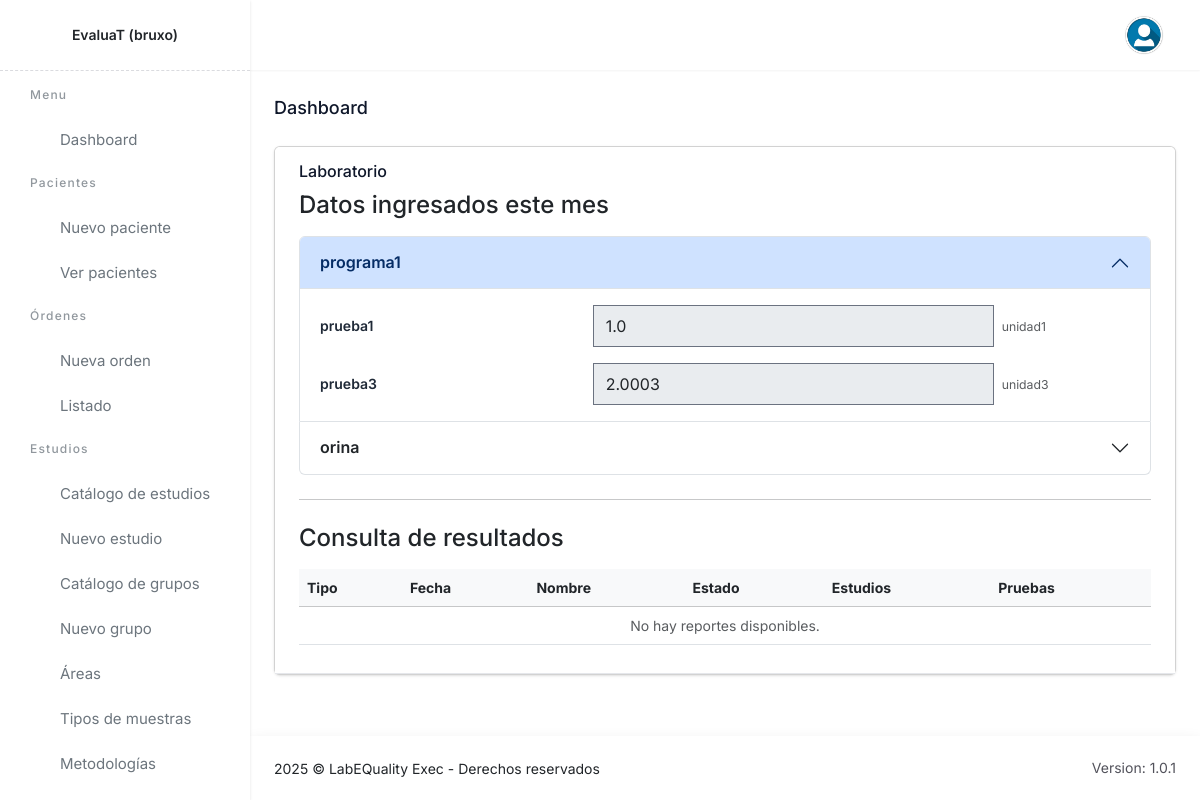
Page /lab/ (signed in) on the committed database.
### lab/models.py (models this page shows, shortened)
class Programa(models.Model):
    nombre = models.CharField(max_length=255)
    descripcion = models.TextField(blank=True, null=True)

class Prueba(models.Model):
    programa_id = models.ForeignKey(Programa, on_delete=models.PROTECT, related_name='pruebas')
    nombre = models.CharField(max_length=255)
    instrumento_seleccionado_id = models.ForeignKey(Instrumento, on_delete=models.PROTECT, related_name='pruebas_instrumento_seleccionado_id', null=True, blank=True)
    metodo_analitico_seleccionado_id = models.ForeignKey(MetodoAnalitico, on_delete=models.PROTECT, related_name='pruebas_metodo_analitico_seleccionado_id', null=True, blank=True)
    reactivo_seleccionado_id = models.ForeignKey(Reactivo, on_delete=models.PROTECT, related_name='pruebas_reactivo_seleccionado_id', null=True, blank=True)
    unidad_de_medida_seleccionado_id = models.ForeignKey(UnidadDeMedida, on_delete=models.PROTECT, related_name='pruebas_unidad_de_medida_seleccionado_id', null=True, blank=True)

class Dato(models.Model):
    laboratorio_id = models.ForeignKey(Laboratorio, on_delete=models.PROTECT, related_name='datos')
    prueba_id = models.ForeignKey(Prueba, on_delete=models.PROTECT, related_name='datos')
    valor = models.FloatField()
    fecha = models.DateTimeField(auto_now_add=True)
    mes = models.DateField(default=first_day_of_current_month)  # primer día del mes actual
    class Meta:
        constraints = [
            models.UniqueConstraint(
                fields=['laboratorio_id', 'prueba_id', 'mes'],
                name='uq_dato_lab_prueba_mes'
            )
        ]

class UnidadDeMedida(models.Model):
    nombre = models.CharField(max_length=255)
    descripcion = models.TextField(blank=True, null=True)
    class Meta:
        verbose_name_plural = "UnidadDeMedida"

### lab/views.py (the view, shortened to what this page needs)
# urls.py: path("lab/", views.LabMainView.as_view(), name='labmainview'),
class LabMainView(LoginRequiredMixin, View):
    template_name = 'labmain.html'
    login_url = reverse_lazy('lab:homepage')
    template_name = 'labmain.html'
    login_url = reverse_lazy('lab:homepage')
    def get(self, request):
        lab_id = request.session.get("laboratorio_seleccionado")
        lab = Laboratorio.objects.filter(id=lab_id).first() if lab_id else None
        if not lab:
            messages.error(request, "No hay laboratorio asociado a tu usuario.")
            return redirect('lab:homepage')
        avanzar_estado_si_corresponde(lab, persistir=True)
        ctx = {'lab': lab, 'today': timezone.localdate()}
        cfgs = (LaboratorioPruebaConfig.objects
                .filter(laboratorio_id=lab)
                .select_related("prueba_id", "unidad_de_medida_id"))
        unidades_por_prueba = {
            c.prueba_id_id: (c.unidad_de_medida_id.nombre if c.unidad_de_medida_id else "")
            for c in cfgs
        }
        pruebas_cfg_ids = list(unidades_por_prueba.keys())
        pls = ProgramaLaboratorio.objects.filter(laboratorio_id=lab).select_related("programa_id")
        programas = []
        for pl in pls:
            pruebas = (Prueba.objects
                       .filter(programa_id=pl.programa_id, id__in=pruebas_cfg_ids)
                       .order_by("nombre"))
            if pruebas.exists():
                filas = [{"prueba": p, "unidad": unidades_por_prueba.get(p.id, "")} for p in pruebas]
                programas.append({"programa": pl.programa_id, "filas": filas})
        pruebas_flat = Prueba.objects.filter(id__in=pruebas_cfg_ids).order_by("nombre")
        mes_vigente = timezone.localdate().replace(day=1)
        datos_list = Dato.objects.filter(laboratorio_id=lab.id, mes=mes_vigente)
        datos_por_prueba = {d.prueba_id_id: d for d in datos_list}
        pruebas_flat = Prueba.objects.filter(id__in=pruebas_cfg_ids).order_by("programa_id__nombre", "nombre")
        mes_vigente = timezone.localdate().replace(day=1)
        datos_list = Dato.objects.filter(laboratorio_id=lab.id, mes=mes_vigente)
        datos_por_prueba = {d.prueba_id_id: d for d in datos_list}
        grupos = []
        for pl in pls:
            pruebas = (Prueba.objects
                    .filter(programa_id=pl.programa_id, id__in=pruebas_cfg_ids)
                    .order_by("nombre"))
            if not pruebas.exists():
                continue
            filas = []
            for p in pruebas:
                unidad = unidades_por_prueba.get(p.id, "") or (p.unidad_de_medida_seleccionado_id.nombre if getattr(p, "unidad_de_medida_seleccionado_id", None) else "")
                filas.append({"prueba": p, "unidad": unidad})
            grupos.append({"programa": pl.programa_id, "filas": filas})
        ctx.update({
            "programas": grupos,           # grupos colapsables
            "pruebas": pruebas_flat,       # lista plana usada por JS si se requiere
            "datos_por_prueba": datos_por_prueba,
            "mes_vigente": mes_vigente,
        })
        return render(request, self.template_name, ctx)

### lab/templatetags/custom_tags.py (called while the page is built)
@register.filter
def get_item(dictionary, key):
    return dictionary.get(key)

### lab/views.py (called while the page is built, shortened)
def avanzar_estado_si_corresponde(lab, *, persistir: bool = True):
    from django.utils import timezone
    hoy = timezone.localdate()
    if lab.estado == 3:
        return lab

### lab/templates/labmain.html
{% extends "base.html" %} {% load static %} {% block content %}
<h4 class="text-slate-900 dark:text-slate-200 text-lg font-medium mb-6">Dashboard</h4>
<div class="grid sm:grid-cols-1 gap-6">
  <div class="card">
    <div class="card-header">
      <h6 class="card-title">Laboratorio</h6>
      {% if lab.estado == 3 %}
        {% include "partials/_data_review.html" %}
      {% elif lab.estado == 2 %}
        {% include "partials/_data_entry.html" %}
      {% else %}
        {% include "accept_configurations.html" %}
      {% endif %}
    </div>
  </div>
</div>
{% endblock %} {% block customscripts %} {% endblock %}

### lab/templates/sidebar.html (shortened to what this page needs)
{% load static %}
<div class="app-menu">
    <a href="{% url 'lab:labmainview' %}" class="logo-box">
        <h2>EvaluaT ({{user}})</h2>
    </a>
    <div class="srcollbar" data-simplebar>
        <ul class="menu" data-fc-type="accordion">
            <li class="menu-title">Menu</li>
            <li class="menu-item">
                <a href="{% url 'lab:labmainview' %}" class="menu-link">
                    <span class="menu-icon"><i class="mgc_home_3_line"></i></span>
                    <span class="menu-text"> Dashboard </span>
                </a>
            </li>
            <li class="menu-title">Pacientes</li>
            {% if user.is_staff %}
            <li class="menu-item">
                <a href="#." class="menu-link">
                    <span class="menu-icon"><i class="mgc_user_2_line"></i></span>
                    <span class="menu-text"> Nuevo paciente </span>
                </a>
            </li>
            {% endif %}
            <li class="menu-item">
                <a href="#." class="menu-link">
                    <span class="menu-icon"><i class="mgc_group_line"></i></span>
                    <span class="menu-text"> Ver pacientes </span>
                </a>
            </li>
            <li class="menu-title">Órdenes</li>
            {% if user.is_staff %}
            <li class="menu-item">
                <a href="#." class="menu-link">
                    <span class="menu-icon"><i class="mgc_file_new_line"></i></span>
                    <span class="menu-text"> Nueva orden </span>
                </a>
            </li>
            {% endif %}
            <li class="menu-item">
                <a href="#." class="menu-link">
                    <span class="menu-icon"><i class="mgc_list_check_3_line"></i></span>
                    <span class="menu-text"> Listado </span>
                </a>
            </li>
            <li class="menu-title">Estudios</li>
            <li class="menu-item">
                <a href="#." class="menu-link">
                    <span class="menu-icon"><i class="mgc_folder_star_line"></i></span>
                    <span class="menu-text"> Catálogo de estudios </span>
                </a>
            </li>
            <li class="menu-item">
                <a href="#." class="menu-link">
                    <span class="menu-icon"><i class="mgc_news_line"></i></span>
                    <span class="menu-text"> Nuevo estudio </span>
                </a>
            </li>
            <li class="menu-item">
                <a href="#." class="menu-link">
                    <span class="menu-icon"><i class="mgc_folders_line"></i></span>
                    <span class="menu-text"> Catálogo de grupos </span>
                </a>
            </li>
            <li class="menu-item">
                <a href="#." class="menu-link">
                    <span class="menu-icon"><i class="mgc_version_line"></i></span>
                    <span class="menu-text"> Nuevo grupo </span>
                </a>
            </li>
            <li class="menu-item">
                <a href="#." class="menu-link">
                    <span class="menu-icon"><i class="mgc_folder_more_line"></i></span>
                    <span class="menu-text"> Áreas </span>
                </a>
            </li>
            <li class="menu-item">
                <a href="#." class="menu-link">
                    <span class="menu-icon"><i class="mgc_flask_2_line"></i></span>
                    <span class="menu-text"> Tipos de muestras </span>
                </a>
            </li>
            <li class="menu-item">
                <a href="#." class="menu-link">
                    <span class="menu-icon"><i class="mgc_science_line"></i></span>
                    <span class="menu-text"> Metodologías </span>
                </a>
            </li>
            <li class="menu-item">
                <a href="#." class="menu-link">
                </a>
            </li>
        </ul>
    </div>
</div>

### lab/templates/partials/_data_review.html (shortened to what this page needs)
{% load static %}
{% load custom_tags %}
<section class="mb-4" aria-labelledby="sec-datos-mes">
  <h2 id="sec-datos-mes" class="h4 mb-3">Datos ingresados este mes</h2>
  {% if programas %}
    <div class="accordion" id="accordionEstudios">
      {% for grp in programas %}
        <div class="accordion-item">
          <h2 class="accordion-header" id="hd-{{ grp.programa.id }}">
            <button class="accordion-button{% if not forloop.first %} collapsed{% endif %}" type="button" data-bs-toggle="collapse"
                    data-bs-target="#rb-{{ grp.programa.id }}" aria-expanded="{% if forloop.first %}true{% else %}false{% endif %}"
                    aria-controls="rb-{{ grp.programa.id }}">
              {{ grp.programa.nombre }}
            </button>
          </h2>
          <div id="rb-{{ grp.programa.id }}" class="accordion-collapse collapse{% if forloop.first %} show{% endif %}" aria-labelledby="hd-{{ grp.programa.id }}">
            <div class="accordion-body">
              <div class="row g-3">
                {% for row in grp.filas %}
                  {% with p=row.prueba dato=datos_por_prueba|get_item:row.prueba.id %}
                  <div class="col-12">
                    <div class="row g-2 align-items-center">
                      <div class="col-12 col-md-4">
                        <label class="col-form-label fw-semibold">{{ p.nombre }}</label>
                      </div>
                      <div class="col-12 col-md-6">
                        <input type="text" class="form-control form-control-sm" value="{{ dato.valor|default:'' }}" disabled>
                      </div>
                      <div class="col-12 col-md-2 text-muted">
                        <span class="small">{{ row.unidad|default:"" }}</span>
                      </div>
                    </div>
                  </div>
                  {% endwith %}
                {% endfor %}
              </div>
            </div>
          </div>
        </div>
      {% endfor %}
    </div>
  {% else %}
    <div class="alert alert-info mb-0" role="alert">
      No hay datos capturados este mes.
    </div>
  {% endif %}
</section>
<hr class="my-4">
<section aria-labelledby="sec-reportes">
  <h2 id="sec-reportes" class="h4 mb-3">Consulta de resultados</h2>
  <div class="table-responsive">
    <table class="table table-hover align-middle">
      <thead class="table-light">
        <tr>
          <th scope="col">Tipo</th>
          <th scope="col">Fecha</th>
          <th scope="col">Nombre</th>
          <th scope="col">Estado</th>
          <th scope="col">Estudios</th>
          <th scope="col">Pruebas</th>
        </tr>
      </thead>
      <tbody>
        {% if reportes %}
          {% for r in reportes %}
            <tr>
              <td class="text-capitalize">{{ r.tipo }}</td>
              <td>{{ r.fecha|date:"Y-m-d" }}</td>
              <td>
                {% if r.archivo %}
                  <a href="{{ r.archivo.url }}" target="_blank" rel="noopener">{{ r.nombre }}</a>
                {% else %}
                  {{ r.nombre }}
                {% endif %}
              </td>
              <td class="text-capitalize">{{ r.estado }}</td>
              <td>
                {% with lst=r.programas.all %}
                  {% if lst %}{{ lst|join:", " }}{% else %}—{% endif %}
                {% endwith %}
              </td>
              <td>
                {% with lst=r.pruebas.all %}
                  {% if lst %}{{ lst|join:", " }}{% else %}—{% endif %}
                {% endwith %}
              </td>
            </tr>
          {% endfor %}
        {% else %}
          <tr><td colspan="6" class="text-center text-muted">No hay reportes disponibles.</td></tr>
        {% endif %}
      </tbody>
    </table>
  </div>
</section>

### lab/static/css/custom-styles.css (style rules this page uses)
html[data-bs-theme="light"] { --bs-body-bg: #ffffff; --bs-body-color: #212529; --bs-heading-color: #212529; --bs-link-color: #0d6efd; --bs-border-color: #dee2e6; }
html[data-bs-theme="light"] body, html[data-bs-theme="light"] .text-body { color: #212529 !important; background-color: #ffffff; }
html[data-bs-theme="light"] .table { --bs-table-bg: #ffffff; --bs-table-color: #212529; --bs-table-striped-bg: rgba(0,0,0,.05); --bs-table-hover-bg: rgba(0,0,0,.075); background-color: var(--bs-table-bg) !important; color: var(--bs-table-color) !important; }
html[data-bs-theme="light"] .table thead.table-light th { background-color: #f8f9fa !important; color: #212529 !important; }

### rows in the picture
Programa: programa.nombre "programa1"
Prueba: prueba.nombre "prueba1", unidad "unidad1"
Dato: valor "1.0"
Prueba: prueba.nombre "prueba3", unidad "unidad3"
Dato: valor "2.0003"
Programa: programa.nombre "orina"

### other values in the picture
{{ user }} "bruxo"
